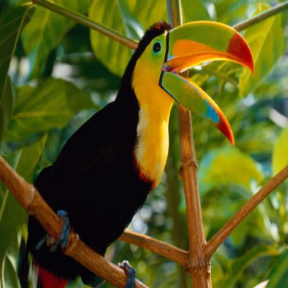
#> input picture bird_GT.bmp, 288 x 288 px, found by its file name
$ python __init__.py
#> lines starting #> are read from the running program, lines starting #| are printed output that depends on the picture
#> further down, im is the input picture: PIL image 288x288 RGB; mean R, G, B 88, 88.5, 27
### PointProcessing/func.py
from PIL import Image
import math

# [52 lines left out: functions changeBrightness, changeContrast, contrastStretch, gamma, not called in this run]

def histogram(img):
    h = [[0] * 256,[0]* 256,[0]* 256]
    for i in range(img.size[0]):
        for j in range(img.size[1]):
            pix = img.getpixel((i,j))
            for k in range(3):
                h[k][pix[k]] += 1
#> after the loop, h = 3 items
    return h
def cummulativeHistogram(img):
    h = histogram(img)
#> h = 3 items
    for k in range(3):
        for i in range(1, 256):
            h[k][i] = h[k][i - 1] + h[k][i]
    for k in range(3):
        for i in range(256):
            h[k][i] = h[k][i] * 1.0 / h[k][255]
    return h

def histogramEqualization(img, m1, m2, d = [0, 1, 2]):
    '''
        d is the channels to be equalized
    '''
    ret = img.copy()
    p = cummulativeHistogram(img)
#> p = 3 items
    for i in range(img.size[0]):
        for j in range(img.size[1]):
            pix = img.getpixel((i,j))
            pix2 = list(pix)
            for k in d:
                pix2[k] = (m2[k] - m1[k]) * p[k][pix[k]] + m1[k]
                pix2[k] = int(round(pix2[k]))
            ret.putpixel((i,j), tuple(pix2))
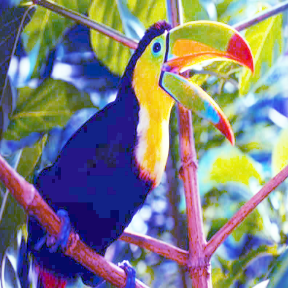
#> ret: PIL image 288x288 RGB; mean R, G, B 128.6, 128.8, 131.7
    return ret

# [18 lines left out: function histogramMatch, not called in this run]

### PointProcessing/__init__.py
from func import *

if __name__ == "__main__":
    im = Image.open("bird_GT.bmp")
    # contrastStretch(im, [100,100,100], [200,200,200]).save("p3.jpg", "jpeg")
    # gamma(im, 2).save("p4.jpg", "jpeg")
    histogramEqualization(im, [0,0,0],[255,255,255]).save("p5.jpg", "jpeg")
